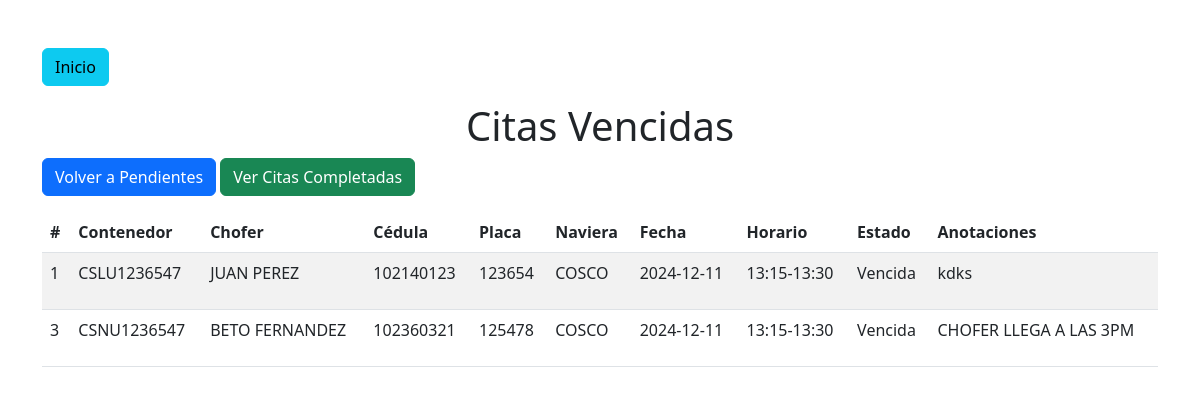
Page /vencidas on the committed database.
### tables this page shows
CREATE TABLE citas (
            id INTEGER PRIMARY KEY AUTOINCREMENT,
            contenedor TEXT NOT NULL,
            chofer_nombre TEXT NOT NULL,
            chofer_cedula TEXT NOT NULL,
            cabezal_placa TEXT NOT NULL,
            horario TEXT NOT NULL,
            estado_contenedor TEXT NOT NULL DEFAULT 'Vacío',
            tipo_operacion TEXT NOT NULL DEFAULT 'Entrega',
            fecha TEXT NOT NULL DEFAULT '',
            estado TEXT NOT NULL DEFAULT 'Pendiente',
            anotaciones TEXT DEFAULT NULL,
            naviera TEXT NOT NULL CHECK (naviera IN ('COSCO', 'OOCL', 'ONE'))
        );

### app.py (the view)
@app.route("/vencidas")
def vencidas():
    conn = get_db_connection()
    vencidas = conn.execute("SELECT * FROM citas WHERE estado = 'Vencida'").fetchall()
    conn.close()
    return render_template("vencidas.html", citas=vencidas)

### app.py (called while the page is built)
def get_db_connection():
    conn = sqlite3.connect(db_path)
    conn.row_factory = sqlite3.Row
    return conn

### templates/vencidas.html (shortened to what this page needs)
<!DOCTYPE html>
<html lang="es">
<head>
    <link href="https://cdn.jsdelivr.net/npm/bootstrap@5.3.0/dist/css/bootstrap.min.css" rel="stylesheet">
</head>
<body>
    <div class="container mt-5">
        <div class="mb-3">
            <a href="/" class="btn btn-info">Inicio</a>
        </div>
        <h1 class="text-center">Citas Vencidas</h1>
        <a href="/" class="btn btn-primary mb-3">Volver a Pendientes</a>
        <a href="/completadas" class="btn btn-success mb-3">Ver Citas Completadas</a>
        <table class="table table-striped">
            <thead>
                <tr>
                    <th>#</th>
                    <th>Contenedor</th>
                    <th>Chofer</th>
                    <th>Cédula</th>
                    <th>Placa</th>
                    <th>Naviera</th>
                    <th>Fecha</th>
                    <th>Horario</th>
                    <th>Estado</th>
                    <th>Anotaciones</th>
                </tr>
            </thead>
            <tbody>
                {% for cita in citas %}
                <tr>
                    <td>{{ cita['id'] }}</td>
                    <td>{{ cita['contenedor'] }}</td>
                    <td>{{ cita['chofer_nombre'] }}</td>
                    <td>{{ cita['chofer_cedula'] }}</td>
                    <td>{{ cita['cabezal_placa'] }}</td>
                    <td>{{ cita['naviera'] }}</td>
                    <td>{{ cita['fecha'] }}</td>
                    <td>{{ cita['horario'] }}</td>
                    <td>{{ cita['estado'] }}</td>
                    <td>
                        {% if cita['anotaciones'] %}
                        <p>{{ cita['anotaciones'] }}</p>
                        {% else %}
                        <form method="POST" action="/guardar-anotacion/{{ cita['id'] }}">
                            <textarea name="anotacion" class="form-control" placeholder="Escribe una anotación..."></textarea>
                            <button type="submit" class="btn btn-secondary btn-sm mt-2">Guardar</button>
                        </form>
                        {% endif %}
                    </td>
                </tr>
                {% endfor %}
            </tbody>
        </table>
    </div>
</body>
</html>

### rows in the picture
citas: id "1", contenedor "CSLU1236547", chofer_nombre "JUAN PEREZ", chofer_cedula "102140123", cabezal_placa "123654", naviera "COSCO", fecha "2024-12-11", horario "13:15-13:30", estado "Vencida", anotaciones "kdks"
citas: id "3", contenedor "CSNU1236547", chofer_nombre "BETO FERNANDEZ", chofer_cedula "102360321", cabezal_placa "125478", naviera "COSCO", fecha "2024-12-11", horario "13:15-13:30", estado "Vencida", anotaciones "CHOFER LLEGA A LAS 3PM"
